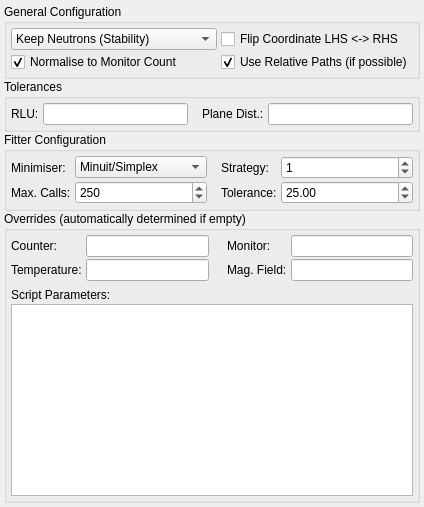
     <widget class="QWidget" name="tabOptions">
      <attribute name="title">
       <string>Options</string>
      </attribute>
      <layout class="QGridLayout" name="gridLayout_13">
       <property name="leftMargin">
        <number>4</number>
       </property>
       <property name="topMargin">
        <number>4</number>
       </property>
       <property name="rightMargin">
        <number>4</number>
       </property>
       <property name="bottomMargin">
        <number>4</number>
       </property>
       <property name="horizontalSpacing">
        <number>2</number>
       </property>
       <property name="verticalSpacing">
        <number>0</number>
       </property>
       <item row="0" column="0">
        <widget class="QGroupBox" name="groupBoxGenCfg">
         <property name="title">
          <string>General Configuration</string>
         </property>
         <layout class="QGridLayout" name="gridLayout_11">
          <property name="leftMargin">
           <number>4</number>
          </property>
          <property name="topMargin">
           <number>4</number>
          </property>
          <property name="rightMargin">
           <number>4</number>
          </property>
          <property name="bottomMargin">
           <number>4</number>
          </property>
          <property name="horizontalSpacing">
           <number>4</number>
          </property>
          <property name="verticalSpacing">
           <number>2</number>
          </property>
          <item row="0" column="1">
           <widget class="QCheckBox" name="checkFlip">
            <property name="text">
             <string>Flip Coordinate LHS &lt;-&gt; RHS</string>
            </property>
           </widget>
          </item>
          <item row="1" column="0">
           <widget class="QCheckBox" name="checkNorm">
            <property name="text">
             <string>Normalise to Monitor Count</string>
            </property>
            <property name="checked">
             <bool>true</bool>
            </property>
           </widget>
          </item>
          <item row="1" column="1">
           <widget class="QCheckBox" name="checkRel">
            <property name="text">
             <string>Use Relative Paths (if possible)</string>
            </property>
            <property name="checked">
             <bool>true</bool>
            </property>
           </widget>
          </item>
          <item row="0" column="0">
           <widget class="QComboBox" name="comboRnd">
            <property name="currentIndex">
             <number>1</number>
            </property>
            <item>
             <property name="text">
              <string>Fully Random Neutrons</string>
             </property>
            </item>
            <item>
             <property name="text">
              <string>Keep Neutrons (Stability)</string>
             </property>
            </item>
            <item>
             <property name="text">
              <string>Keep Neutrons (Multi-Threaded)</string>
             </property>
            </item>
           </widget>
          </item>
         </layout>
        </widget>
       </item>
       <item row="1" column="0">
        <widget class="QGroupBox" name="groupBoxEps">
         <property name="title">
          <string>Tolerances</string>
         </property>
         <layout class="QGridLayout" name="gridLayout_10a">
          <property name="leftMargin">
           <number>4</number>
          </property>
          <property name="topMargin">
           <number>4</number>
          </property>
          <property name="rightMargin">
           <number>4</number>
          </property>
          <property name="bottomMargin">
           <number>4</number>
          </property>
          <property name="horizontalSpacing">
           <number>4</number>
          </property>
          <property name="verticalSpacing">
           <number>2</number>
          </property>
          <item row="0" column="0">
           <widget class="QLabel" name="label_24a">
            <property name="sizePolicy">
             <sizepolicy hsizetype="Fixed" vsizetype="Preferred">
              <horstretch>0</horstretch>
              <verstretch>0</verstretch>
             </sizepolicy>
            </property>
            <property name="text">
             <string>RLU:</string>
            </property>
           </widget>
          </item>
          <item row="0" column="1">
           <widget class="QLineEdit" name="editEpsRlu"/>
          </item>
          <item row="0" column="2">
           <spacer name="horizontalSpacer_2a">
            <property name="orientation">
             <enum>Qt::Horizontal</enum>
            </property>
            <property name="sizeType">
             <enum>QSizePolicy::Fixed</enum>
            </property>
            <property name="sizeHint" stdset="0">
             <size>
              <width>10</width>
              <height>20</height>
             </size>
            </property>
           </spacer>
          </item>
          <item row="0" column="3">
           <widget class="QLabel" name="label_24b">
            <property name="sizePolicy">
             <sizepolicy hsizetype="Fixed" vsizetype="Preferred">
              <horstretch>0</horstretch>
              <verstretch>0</verstretch>
             </sizepolicy>
            </property>
            <property name="text">
             <string>Plane Dist.:</string>
            </property>
           </widget>
          </item>
          <item row="0" column="4">
           <widget class="QLineEdit" name="editEpsPlaneDist"/>
          </item>
         </layout>
        </widget>
       </item>
       <item row="2" column="0">
        <widget class="QGroupBox" name="groupBoxFitter">
         <property name="title">
          <string>Fitter Configuration</string>
         </property>
         <layout class="QGridLayout" name="gridLayout_10">
          <property name="leftMargin">
           <number>4</number>
          </property>
          <property name="topMargin">
           <number>4</number>
          </property>
          <property name="rightMargin">
           <number>4</number>
          </property>
          <property name="bottomMargin">
           <number>4</number>
          </property>
          <property name="horizontalSpacing">
           <number>4</number>
          </property>
          <property name="verticalSpacing">
           <number>2</number>
          </property>
          <item row="0" column="4">
           <widget class="QSpinBox" name="spinStrategy">
            <property name="maximum">
             <number>2</number>
            </property>
            <property name="value">
             <number>1</number>
            </property>
           </widget>
          </item>
          <item row="0" column="0">
           <widget class="QLabel" name="label_21">
            <property name="sizePolicy">
             <sizepolicy hsizetype="Fixed" vsizetype="Preferred">
              <horstretch>0</horstretch>
              <verstretch>0</verstretch>
             </sizepolicy>
            </property>
            <property name="text">
             <string>Minimiser:</string>
            </property>
           </widget>
          </item>
          <item row="1" column="0">
           <widget class="QLabel" name="label_23">
            <property name="sizePolicy">
             <sizepolicy hsizetype="Fixed" vsizetype="Preferred">
              <horstretch>0</horstretch>
              <verstretch>0</verstretch>
             </sizepolicy>
            </property>
            <property name="text">
             <string>Max. Calls:</string>
            </property>
           </widget>
          </item>
          <item row="0" column="3">
           <widget class="QLabel" name="label_22">
            <property name="sizePolicy">
             <sizepolicy hsizetype="Fixed" vsizetype="Preferred">
              <horstretch>0</horstretch>
              <verstretch>0</verstretch>
             </sizepolicy>
            </property>
            <property name="text">
             <string>Strategy:</string>
            </property>
           </widget>
          </item>
          <item row="0" column="1">
           <widget class="QComboBox" name="comboFitter">
            <item>
             <property name="text">
              <string>Minuit/Simplex</string>
             </property>
            </item>
            <item>
             <property name="text">
              <string>Minuit/Migrad</string>
             </property>
            </item>
           </widget>
          </item>
          <item row="1" column="4">
           <widget class="QDoubleSpinBox" name="spinTolerance">
            <property name="maximum">
             <double>9999.000000000000000</double>
            </property>
            <property name="value">
             <double>25.000000000000000</double>
            </property>
           </widget>
          </item>
          <item row="1" column="3">
           <widget class="QLabel" name="label_24">
            <property name="sizePolicy">
             <sizepolicy hsizetype="Fixed" vsizetype="Preferred">
              <horstretch>0</horstretch>
              <verstretch>0</verstretch>
             </sizepolicy>
            </property>
            <property name="text">
             <string>Tolerance:</string>
            </property>
           </widget>
          </item>
          <item row="1" column="1">
           <widget class="QSpinBox" name="spinMaxCalls">
            <property name="maximum">
             <number>9999</number>
            </property>
            <property name="value">
             <number>250</number>
            </property>
           </widget>
          </item>
          <item row="0" column="2">
           <spacer name="horizontalSpacer_2">
            <property name="orientation">
             <enum>Qt::Horizontal</enum>
            </property>
            <property name="sizeType">
             <enum>QSizePolicy::Fixed</enum>
            </property>
            <property name="sizeHint" stdset="0">
             <size>
              <width>10</width>
              <height>20</height>
             </size>
            </property>
           </spacer>
          </item>
         </layout>
        </widget>
       </item>
       <item row="3" column="0">
        <widget class="QGroupBox" name="groupBoxOverrides">
         <property name="title">
          <string>Overrides (automatically determined if empty)</string>
         </property>
         <layout class="QGridLayout" name="gridLayout_12">
          <property name="leftMargin">
           <number>4</number>
          </property>
          <property name="topMargin">
           <number>4</number>
          </property>
          <property name="rightMargin">
           <number>4</number>
          </property>
          <property name="bottomMargin">
           <number>4</number>
          </property>
          <property name="horizontalSpacing">
           <number>4</number>
          </property>
          <property name="verticalSpacing">
           <number>2</number>
          </property>
          <item row="0" column="0">
           <widget class="QLabel" name="label_25">
            <property name="sizePolicy">
             <sizepolicy hsizetype="Fixed" vsizetype="Preferred">
              <horstretch>0</horstretch>
              <verstretch>0</verstretch>
             </sizepolicy>
            </property>
            <property name="text">
             <string>Counter:</string>
            </property>
           </widget>
          </item>
          <item row="0" column="1">
           <widget class="QLineEdit" name="editCounter"/>
          </item>
          <item row="0" column="2">
           <spacer name="horizontalSpacer_3">
            <property name="orientation">
             <enum>Qt::Horizontal</enum>
            </property>
            <property name="sizeType">
             <enum>QSizePolicy::Fixed</enum>
            </property>
            <property name="sizeHint" stdset="0">
             <size>
              <width>10</width>
              <height>20</height>
             </size>
            </property>
           </spacer>
          </item>
          <item row="0" column="3">
           <widget class="QLabel" name="label_26">
            <property name="sizePolicy">
             <sizepolicy hsizetype="Fixed" vsizetype="Preferred">
              <horstretch>0</horstretch>
              <verstretch>0</verstretch>
             </sizepolicy>
            </property>
            <property name="text">
             <string>Monitor:</string>
            </property>
           </widget>
          </item>
          <item row="0" column="4">
           <widget class="QLineEdit" name="editMonitor"/>
          </item>
          <item row="1" column="0">
           <widget class="QLabel" name="label_27">
            <property name="sizePolicy">
             <sizepolicy hsizetype="Fixed" vsizetype="Preferred">
              <horstretch>0</horstretch>
              <verstretch>0</verstretch>
             </sizepolicy>
            </property>
            <property name="text">
             <string>Temperature:</string>
            </property>
           </widget>
          </item>
          <item row="1" column="1">
           <widget class="QLineEdit" name="editTemp"/>
          </item>
          <item row="1" column="3">
           <widget class="QLabel" name="label_28">
            <property name="sizePolicy">
             <sizepolicy hsizetype="Fixed" vsizetype="Preferred">
              <horstretch>0</horstretch>
              <verstretch>0</verstretch>
             </sizepolicy>
            </property>
            <property name="text">
             <string>Mag. Field:</string>
            </property>
           </widget>
          </item>
          <item row="1" column="4">
           <widget class="QLineEdit" name="editField"/>
          </item>
          <item row="2" column="0">
           <spacer name="verticalSpacer">
            <property name="orientation">
             <enum>Qt::Vertical</enum>
            </property>
            <property name="sizeType">
             <enum>QSizePolicy::Fixed</enum>
            </property>
            <property name="sizeHint" stdset="0">
             <size>
              <width>20</width>
              <height>5</height>
             </size>
            </property>
           </spacer>
          </item>
          <item row="3" column="0" colspan="2">
           <widget class="QLabel" name="label_29">
            <property name="text">
             <string>Script Parameters:</string>
            </property>
           </widget>
          </item>
          <item row="4" column="0" colspan="5">
           <widget class="QPlainTextEdit" name="editSqwParams"/>
          </item>
         </layout>
        </widget>
       </item>
      </layout>
     </widget>
